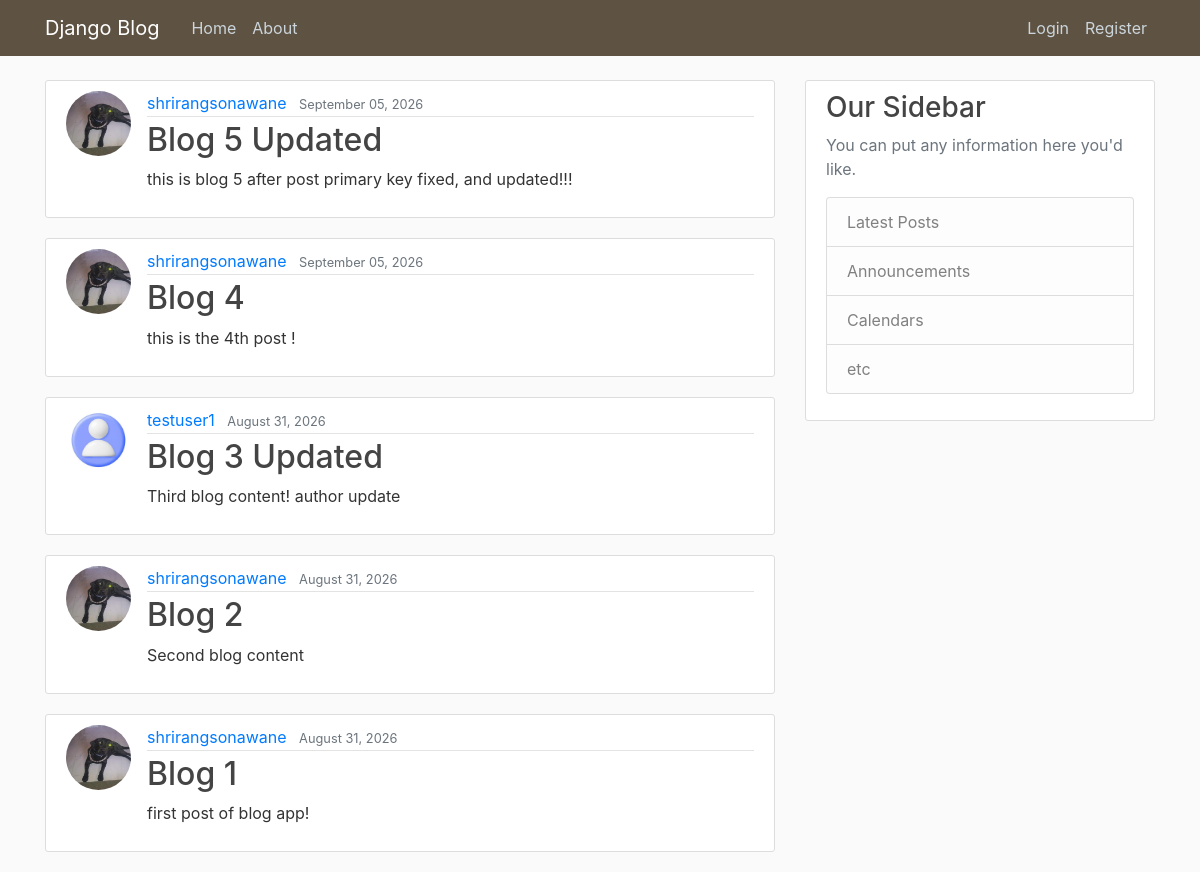
The app's page /, older data.
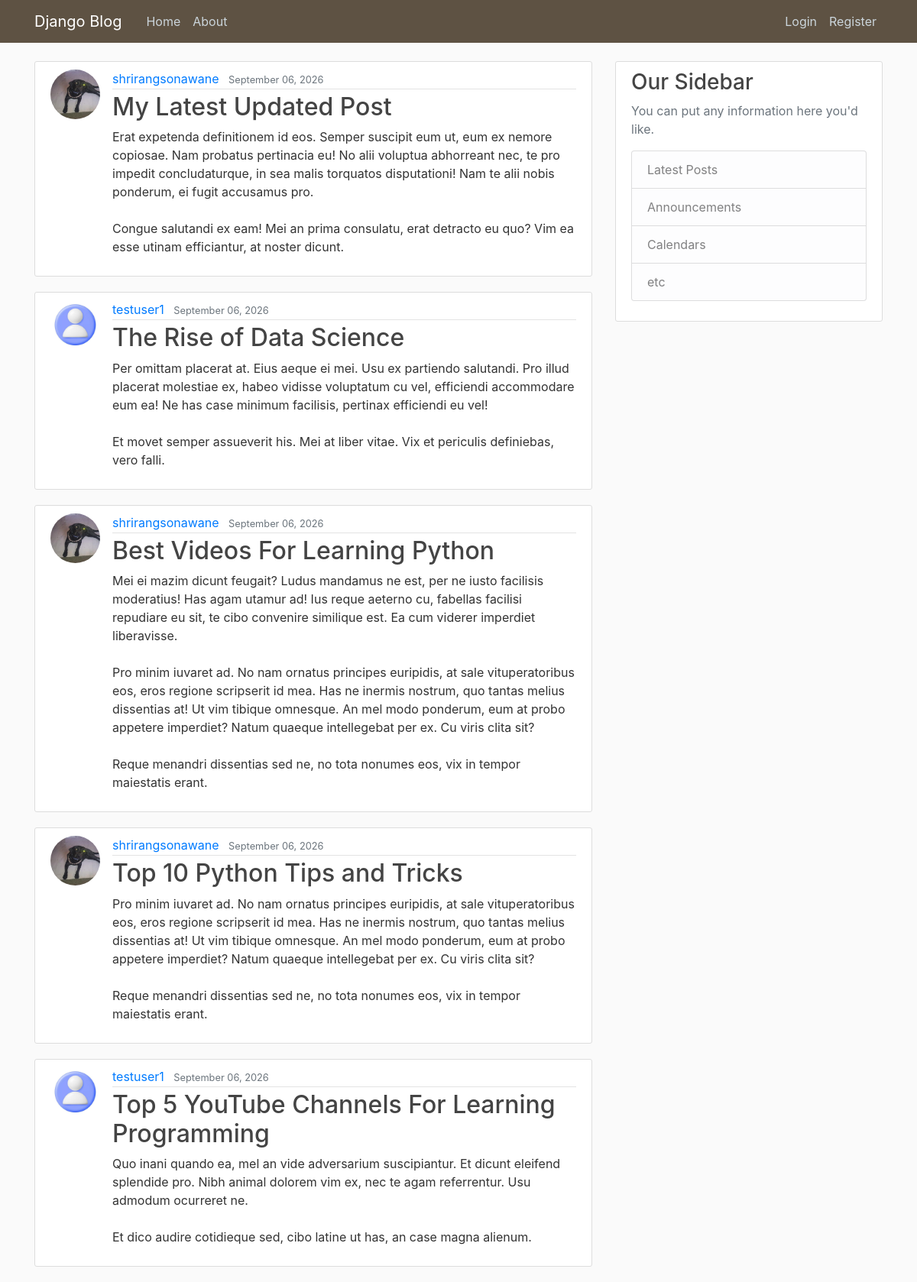
The same page, newer data.
### Blog_App/models.py (models this page shows, shortened)
class post(models.Model):
    title = models.CharField(max_length=255)
    content = models.TextField()
    date_posted = models.DateTimeField(default=timezone.now)
    author = models.ForeignKey(User, on_delete=models.CASCADE)

### users/models.py (models this page shows, shortened)
class profile(models.Model):
    user = models.OneToOneField(User,on_delete=models.CASCADE)
    image = models.ImageField(default='default.jpg', upload_to='profile_pics')

### Blog_App/views.py (the view)
# urls.py: path('', PostListView.as_view(), name='Blog-Home'),
class PostListView(ListView):
    model = post
    template_name = 'Blog_App/home.html' ## <app>/<model>_<viewtype>.html
    context_object_name = "posts"
    ordering = ['-date_posted']
    paginate_by = 5

### Blog_App/templates/Blog_App/home.html
{% extends "Blog_App/base.html" %}
{% block content %}
    {% for post in posts %}
        <article class="media content-section">
            <img class="rounded-circle article-img" src="{{ post.author.profile.image.url }}" >
            <div class="media-body">
                <div class="article-metadata">
                    <a class="mr-2" href="#">{{ post.author }}</a>
                    <small class="text-muted">{{ post.date_posted|date:"F d, Y" }}</small>
                </div>
                <h2><a class="article-title" href="{% url 'post-detail' post.id %}">{{ post.title }}</a></h2>
                <p class="article-content">{{ post.content }}</p>
            </div>
        </article>
    {% endfor %}
{% endblock content %}

Row changes from the older to the newer data that the page shows:
removed post: author.profile.image (picture), author "shrirangsonawane", date_posted "September 05, 2026", title "Blog 5 Updated", content "this is blog 5 after post primary key fixed, and updated!!!"
no longer on this page (row unchanged): post: author.profile.image (picture), author "shrirangsonawane", date_posted "September 05, 2026", title "Blog 4", content "this is the 4th post !"
no longer on this page (row unchanged): post: author.profile.image (placeholder picture), author "testuser1", date_posted "August 31, 2026", title "Blog 3 Updated", content "Third blog content! author update"
no longer on this page (row unchanged): post: author.profile.image (picture), author "shrirangsonawane", date_posted "August 31, 2026", title "Blog 2", content "Second blog content"
no longer on this page (row unchanged): post: author.profile.image (picture), author "shrirangsonawane", date_posted "August 31, 2026", title "Blog 1", content "first post of blog app!"
added post: author.profile.image (picture), author "shrirangsonawane", date_posted "September 06, 2026", title "My Latest Updated Post", content "Erat expetenda definitionem id eos. Semper suscipit eum ut, eum ex nemore copiosae. Nam probatus pertinacia eu! No alii voluptua abhorreant nec, te pro impedit concludaturque, in sea malis torquatos disputationi! Nam te alii nobis ponderum, ei fugit accusamus pro. Congue salutandi ex eam! Mei an prima consulatu, erat detracto eu quo? Vim ea esse utinam efficiantur, at noster dicunt."
added post: author.profile.image (placeholder picture), author "testuser1", date_posted "September 06, 2026", title "The Rise of Data Science", content "Per omittam placerat at. Eius aeque ei mei. Usu ex partiendo salutandi. Pro illud placerat molestiae ex, habeo vidisse voluptatum cu vel, efficiendi accommodare eum ea! Ne has case minimum facilisis, pertinax efficiendi eu vel! Et movet semper assueverit his. Mei at liber vitae. Vix et periculis definiebas, vero falli."
added post: author.profile.image (picture), author "shrirangsonawane", date_posted "September 06, 2026", title "Best Videos For Learning Python", content "Mei ei mazim dicunt feugait? Ludus mandamus ne est, per ne iusto facilisis moderatius! Has agam utamur ad! Ius reque aeterno cu, fabellas facilisi repudiare eu sit, te cibo convenire similique est. Ea cum viderer imperdiet liberavisse. Pro minim iuvaret ad. No nam ornatus principes euripidis, at sale vituperatoribus eos, eros regione scripserit id mea. Has ne inermis nostrum, quo tantas melius dissentias at! Ut vim tibique omnesque. An mel modo ponderum, eum at probo appetere imperdiet? Natum quaeque intellegebat per ex. Cu viris clita sit? Reque menandri dissentias sed ne, no tota nonumes eos, vix in tempor maiestatis erant."
added post: author.profile.image (picture), author "shrirangsonawane", date_posted "September 06, 2026", title "Top 10 Python Tips and Tricks", content "Pro minim iuvaret ad. No nam ornatus principes euripidis, at sale vituperatoribus eos, eros regione scripserit id mea. Has ne inermis nostrum, quo tantas melius dissentias at! Ut vim tibique omnesque. An mel modo ponderum, eum at probo appetere imperdiet? Natum quaeque intellegebat per ex. Cu viris clita sit? Reque menandri dissentias sed ne, no tota nonumes eos, vix in tempor maiestatis erant."
added post: author.profile.image (placeholder picture), author "testuser1", date_posted "September 06, 2026", title "Top 5 YouTube Channels For Learning Programming", content "Quo inani quando ea, mel an vide adversarium suscipiantur. Et dicunt eleifend splendide pro. Nibh animal dolorem vim ex, nec te agam referrentur. Usu admodum ocurreret ne. Et dico audire cotidieque sed, cibo latine ut has, an case magna alienum."
